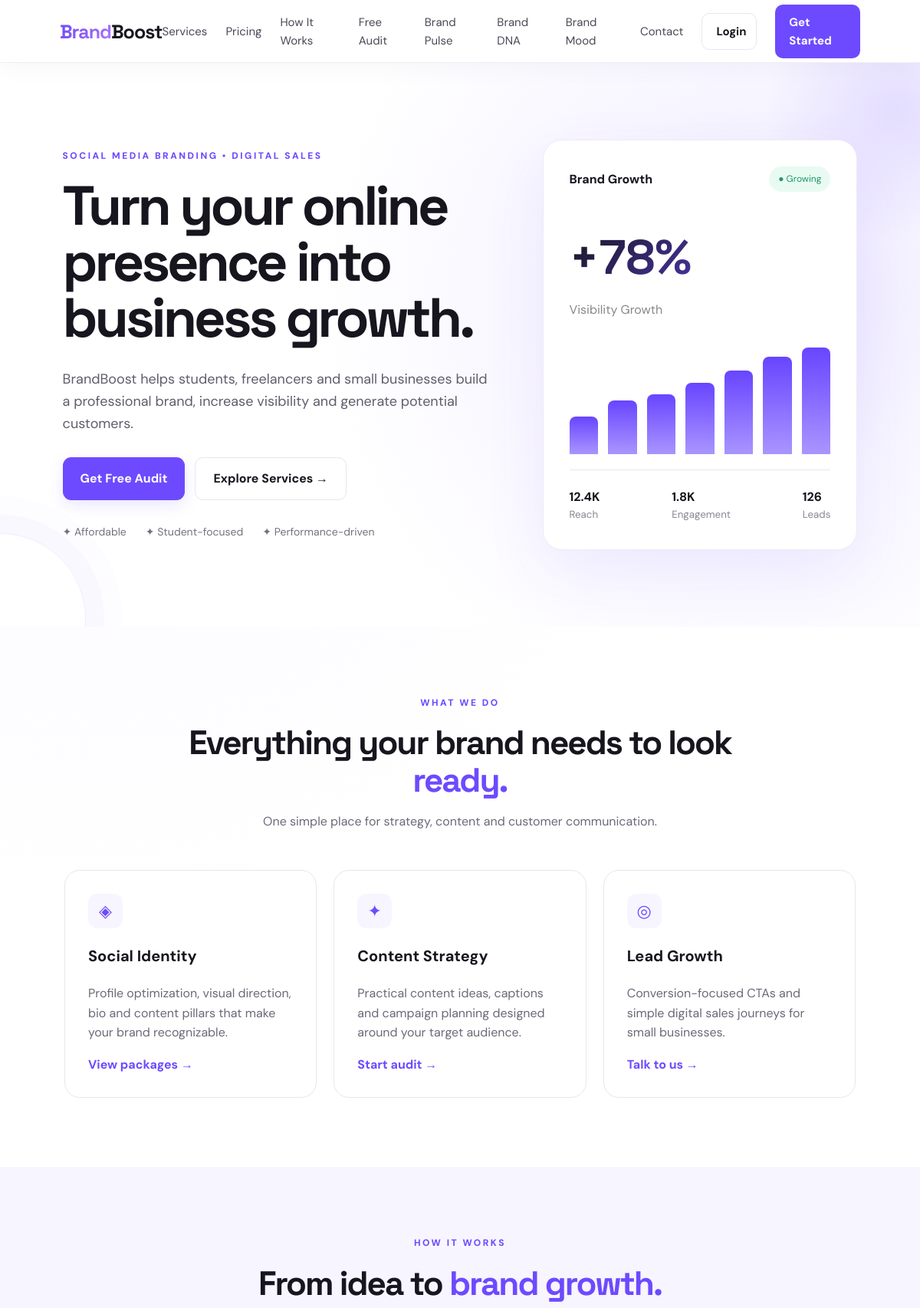
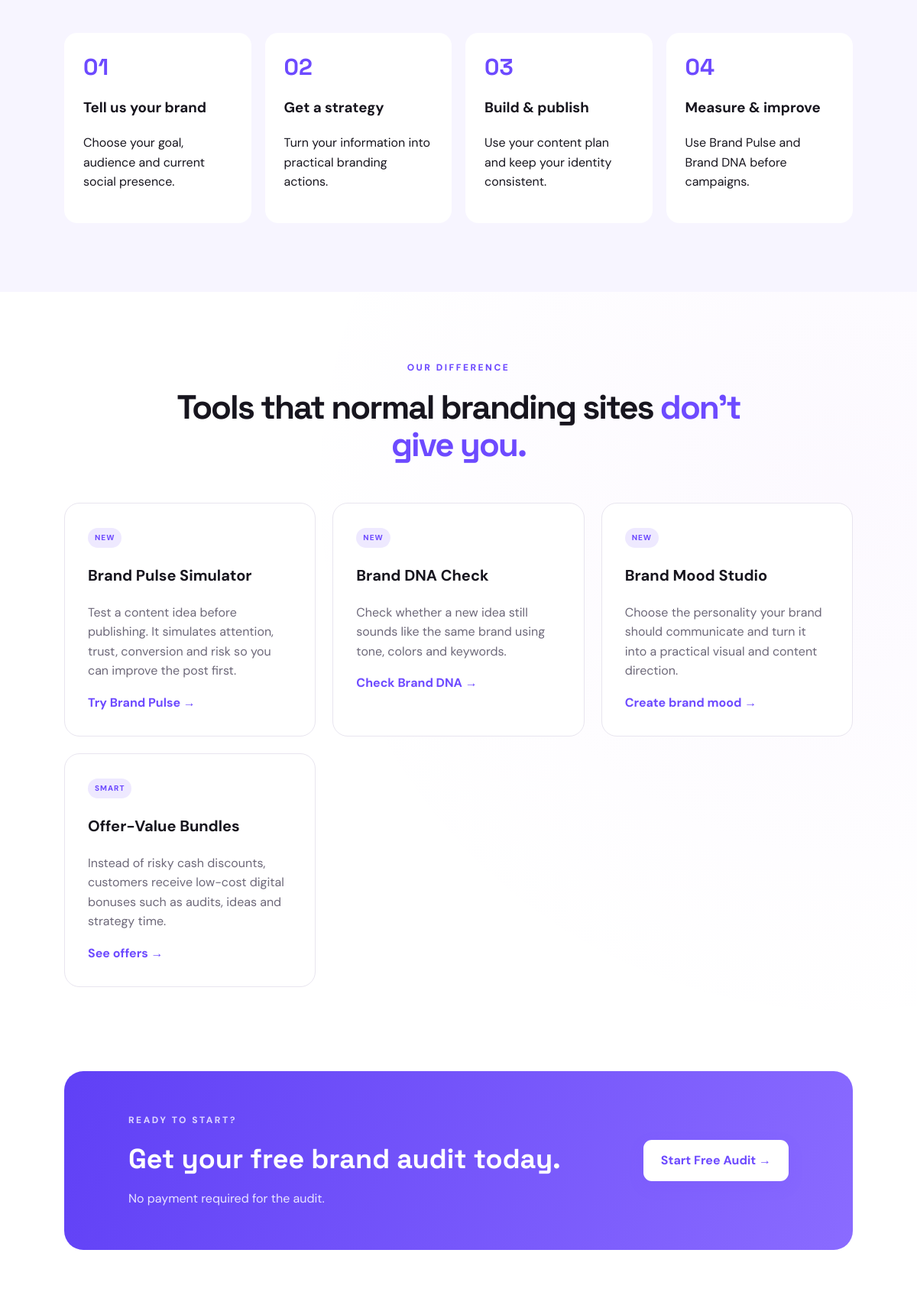
The page / (upper part) on the database its author committed (2 pictures, top to bottom).
### tables this page shows
CREATE TABLE site_settings (
            setting_key TEXT PRIMARY KEY,
            setting_value TEXT NOT NULL
        );

### app.py (the view)
@app.route('/')
def home():
    return render_template('index.html')

### app.py (called while the page is built)
def db():
    c = sqlite3.connect(DB_PATH)
    c.row_factory = sqlite3.Row
    return c

def user():
    if not session.get('uid'):
        return None
    c = db()
    u = c.execute('SELECT * FROM users WHERE id=?', (session['uid'],)).fetchone()
    c.close()
    return u

def get_site_settings():
    connection = db()
    rows = connection.execute('SELECT setting_key, setting_value FROM site_settings').fetchall()
    connection.close()
    settings = {row['setting_key']: row['setting_value'] for row in rows}
    settings.setdefault('site_name', 'BrandBoost')
    settings.setdefault('tagline', 'Affordable, student-focused social media branding.')
    settings.setdefault('hero_title', 'Turn your online presence into business growth.')
    settings.setdefault('hero_text', 'BrandBoost helps students, freelancers and small businesses build a professional brand, increase visibility and generate potential customers.')
    settings.setdefault('primary_color', '#6d4aff')
    settings.setdefault('accent_color', '#1c9a67')
    settings.setdefault('style_name', 'Modern & Creative')
    return settings

@app.context_processor
def globals():
    settings = get_site_settings()
    return {
        'current_user': user(),
        'packages': PACKAGES,
        'site_settings': settings,
    }

### templates/index.html
{% extends 'base.html' %}{% block title %}BrandBoost | Social Media Branding{% endblock %}{% block content %}
<section class="hero">
    <div class="hero-copy">
        <div class="eyebrow">SOCIAL MEDIA BRANDING • DIGITAL SALES</div>
        <h1>{{ site_settings['hero_title'] }}</h1>
        <p>{{ site_settings['hero_text'] }}</p>
        <div class="actions">
            <a class="btn" href="{{url_for('audit')}}">Get Free Audit</a>
            <a class="btn secondary" href="#services">Explore Services →</a>
        </div>
    <div class="trust-row">
        <span>✦ Affordable</span>
        <span>✦ Student-focused</span>
        <span>✦ Performance-driven</span>
    </div>
</div>
<div class="growth-card">
    <div class="card-top">
        <b>Brand Growth</b>
        <span class="status">● Growing</span>
    </div>
<div class="growth-number">+78%</div>
<p>Visibility Growth</p>
<div class="bars">
    <i>
    </i>
<i>
</i>
<i>
</i>
<i>
</i>
<i>
</i>
<i>
</i>
<i>
</i>
</div>
<div class="metrics">
    <div>
        <b>12.4K</b>
        <small>Reach</small>
    </div>
<div>
    <b>1.8K</b>
    <small>Engagement</small>
</div>
<div>
    <b>126</b>
    <small>Leads</small>
</div>
</div>
</div>
</section>
<section class="section" id="services">
    <div class="section-heading">
        <div class="eyebrow">WHAT WE DO</div>
        <h2>Everything your brand needs to look <span>ready.</span>
        </h2>
    <p>One simple place for strategy, content and customer communication.</p>
</div>
<div class="grid-3">
    <article class="feature-card">
        <div class="icon">◈</div>
        <h3>Social Identity</h3>
        <p>Profile optimization, visual direction, bio and content pillars that make your brand recognizable.</p>
        <a href="{{url_for('pricing')}}">View packages →</a>
    </article>
<article class="feature-card">
    <div class="icon">✦</div>
    <h3>Content Strategy</h3>
    <p>Practical content ideas, captions and campaign planning designed around your target audience.</p>
    <a href="{{url_for('audit')}}">Start audit →</a>
</article>
<article class="feature-card">
    <div class="icon">◎</div>
    <h3>Lead Growth</h3>
    <p>Conversion-focused CTAs and simple digital sales journeys for small businesses.</p>
    <a href="{{url_for('contact')}}">Talk to us →</a>
</article>
</div>
</section>
<section class="section tinted" id="how">
    <div class="section-heading">
        <div class="eyebrow">HOW IT WORKS</div>
        <h2>From idea to <span>brand growth.</span>
        </h2>
</div>
<div class="steps">
    <div>
        <b>01</b>
        <h3>Tell us your brand</h3>
        <p>Choose your goal, audience and current social presence.</p>
    </div>
<div>
    <b>02</b>
    <h3>Get a strategy</h3>
    <p>Turn your information into practical branding actions.</p>
</div>
<div>
    <b>03</b>
    <h3>Build & publish</h3>
    <p>Use your content plan and keep your identity consistent.</p>
</div>
<div>
    <b>04</b>
    <h3>Measure & improve</h3>
    <p>Use Brand Pulse and Brand DNA before campaigns.</p>
</div>
</div>
</section>
<section class="section">
    <div class="section-heading">
        <div class="eyebrow">OUR DIFFERENCE</div>
        <h2>Tools that normal branding sites <span>don't give you.</span>
        </h2>
</div>
<div class="grid-3">
    <article class="unique-card">
        <span class="badge">NEW</span>
        <h3>Brand Pulse Simulator</h3>
        <p>Test a content idea before publishing. It simulates attention, trust, conversion and risk so you can improve the post first.</p>
        <a href="{{url_for('pulse')}}">Try Brand Pulse →</a>
    </article>
<article class="unique-card">
    <span class="badge">NEW</span>
    <h3>Brand DNA Check</h3>
    <p>Check whether a new idea still sounds like the same brand using tone, colors and keywords.</p>
    <a href="{{url_for('dna')}}">Check Brand DNA →</a>
</article>
<article class="unique-card">
    <span class="badge">NEW</span>
    <h3>Brand Mood Studio</h3>
    <p>Choose the personality your brand should communicate and turn it into a practical visual and content direction.</p>
    <a href="{{url_for('mood')}}">Create brand mood →</a>
</article>
<article class="unique-card">
    <span class="badge">SMART</span>
    <h3>Offer-Value Bundles</h3>
    <p>Instead of risky cash discounts, customers receive low-cost digital bonuses such as audits, ideas and strategy time.</p>
    <a href="{{url_for('pricing')}}">See offers →</a>
</article>
</div>
</section>
<section class="cta">
    <div>
        <div class="eyebrow">READY TO START?</div>
        <h2>Get your free brand audit today.</h2>
        <p>No payment required for the audit.</p>
    </div>
<a class="btn light" href="{{url_for('audit')}}">Start Free Audit →</a>
</section>{% endblock %}

### templates/base.html (shortened to what this page needs)
<!doctype html>
<html lang="en">
<head>
    <link rel="stylesheet" href="{{ url_for('static', filename='style.css') }}">
</head>
<body>
    <header class="navbar">
        <a class="brand" href="{{ url_for('home') }}">
            <span></span>{{ 'Boost' if site_settings['site_name'][-5:] == 'Boost' else '' }}
        </a>
        <nav id="mainNav">
            <a href="{{ url_for('home') }}#services">Services</a>
            <a href="{{ url_for('pricing') }}">Pricing</a>
            <a href="{{ url_for('home') }}#how">How It Works</a>
            <a href="{{ url_for('audit') }}">Free Audit</a>
            <a href="{{ url_for('pulse') }}">Brand Pulse</a>
            <a href="{{ url_for('dna') }}">Brand DNA</a>
            <a href="{{ url_for('mood') }}">Brand Mood</a>
            <a href="{{ url_for('contact') }}">Contact</a>
            {% if current_user %}
                <a href="{{ url_for('dashboard') }}">Dashboard</a>
                {% if current_user['role'] == 'admin' %}
                    <a href="{{ url_for('admin') }}">Admin</a>
                    <a href="{{ url_for('admin_data') }}">All Data</a>
                    <a href="{{ url_for('admin_appearance') }}">Edit Website</a>
                {% endif %}
                <a class="nav-btn" href="{{ url_for('logout') }}">Logout</a>
            {% else %}
                <a class="nav-btn ghost" href="{{ url_for('login') }}">Login</a>
                <a class="nav-btn" href="{{ url_for('register') }}">Get Started</a>
            {% endif %}
        </nav>
    </header>
    <main>
        {% block content %}{% endblock %}
    </main>
</body>
</html>

### rows shown on the page
site_settings: setting_value "Boost"
site_settings: hero_title "Turn your online presence into business growth."
site_settings: hero_text "BrandBoost helps students, freelancers and small businesses build a professional brand, increase visibility and generate potential customers."
